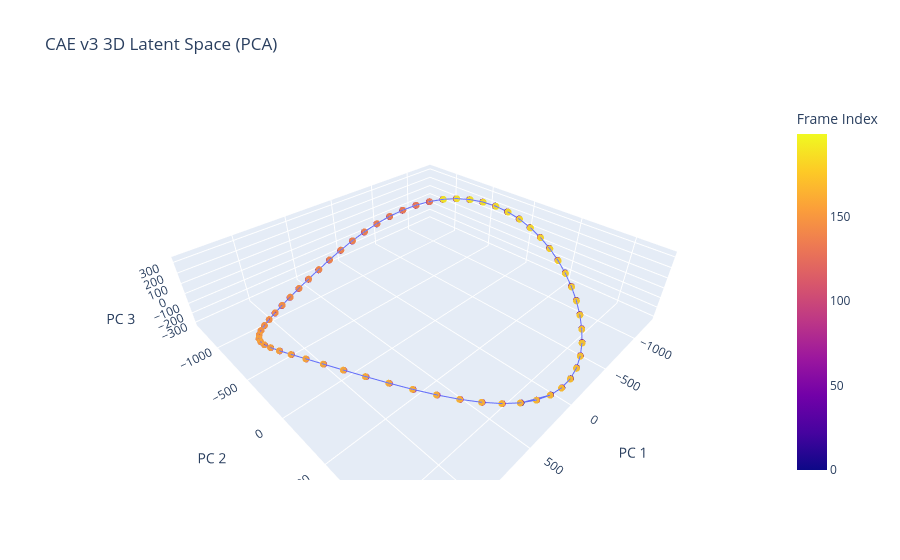

The code cell stored with this chart in its notebook:
### Code cell
# Generate interactive 3D scatter plot with a continuous line
fig = px.scatter_3d(
    df_latent_all_pca_3d,
    x="PC 1",
    y="PC 2",
    z="PC 3",
    color="Frame Index",
    color_continuous_scale="plasma",
    title="CAE v3 3D Latent Space (PCA)",
)

# Connect the scatter points with a continuous trajectory line
fig.update_traces(mode="markers+lines", marker=dict(size=4, opacity=0.8))
fig.update_layout(scene=dict(aspectmode='data'))
fig.show()

### Figure 1 — Plotly figure (JSON) as saved in the notebook; plotly's stock layout.template omitted (floating-point values rounded to 4 significant figures; data arrays with more than 128 entries replaced by an {"elided": "..."} marker saying what was removed)
{"data": [{"hovertemplate": "PC 1=%{x}<br>PC 2=%{y}<br>PC 3=%{z}<br>Frame Index=%{marker.color}<extra></extra>", "legendgroup": "", "marker": {"color": {"elided": "200 int values"}, "coloraxis": "coloraxis", "opacity": 0.8, "size": 4, "symbol": "circle"}, "mode": "markers+lines", "name": "", "scene": "scene", "showlegend": false, "type": "scatter3d", "x": {"elided": "200 float values"}, "y": {"elided": "200 float values"}, "z": {"elided": "200 float values"}}], "layout": {"coloraxis": {"autocolorscale": false, "colorbar": {"title": {"text": "Frame Index"}}, "colorscale": [[0, "#0d0887"], [0.1111, "#46039f"], [0.2222, "#7201a8"], [0.3333, "#9c179e"], [0.4444, "#bd3786"], [0.5556, "#d8576b"], [0.6667, "#ed7953"], [0.7778, "#fb9f3a"], [0.8889, "#fdca26"], [1, "#f0f921"]]}, "legend": {"tracegroupgap": 0}, "scene": {"aspectmode": "data", "domain": {"x": [0, 1], "y": [0, 1]}, "xaxis": {"title": {"text": "PC 1"}}, "yaxis": {"title": {"text": "PC 2"}}, "zaxis": {"title": {"text": "PC 3"}}}, "title": {"text": "CAE v3 3D Latent Space (PCA)"}}}
